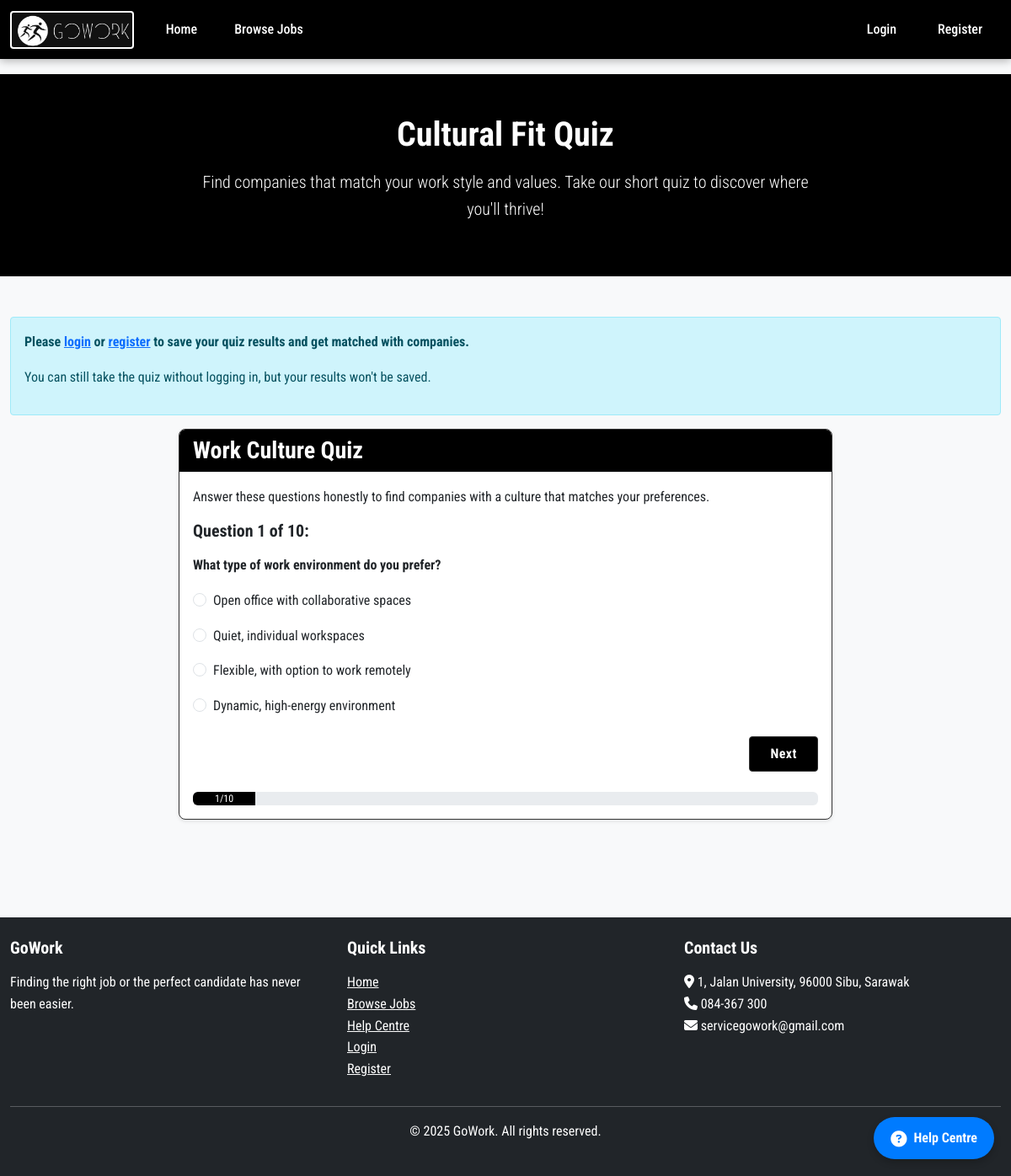
Page /pages/culture_quiz.php on the committed database.
### tables this page shows
CREATE TABLE `culture_quiz_questions` (
  `question_id` int(11) NOT NULL,
  `question_text` varchar(255) NOT NULL,
  `created_at` timestamp NOT NULL DEFAULT current_timestamp()
);

CREATE TABLE `culture_quiz_options` (
  `option_id` int(11) NOT NULL,
  `question_id` int(11) NOT NULL,
  `option_text` varchar(255) NOT NULL,
  `culture_value` varchar(50) NOT NULL,
  `created_at` timestamp NOT NULL DEFAULT current_timestamp()
);

### includes/functions.php (called while the page is built, shortened)
<?php
require_once 'database.php';
function isLoggedIn() {
    return isset($_SESSION['user_id']);
}
function hasUserType($userType) {
    if (!isLoggedIn()) {
        return false;
    }
    return $_SESSION['user_type'] == $userType;
}
function getCultureQuizQuestions() {
    $questions = fetchAll("SELECT * FROM culture_quiz_questions ORDER BY question_id");
    foreach ($questions as &$question) {
        $question['options'] = fetchAll(
            "SELECT * FROM culture_quiz_options WHERE question_id = ? ORDER BY option_id",
            'i',
            [$question['question_id']]
        );
    }
    return $questions;
}

### includes/database.php (called while the page is built, shortened)
<?php
function getDbConnection() {
    static $conn;
    if ($conn instanceof mysqli) {
        return $conn;
    }
    $conn = new mysqli(
        DB_HOST,
        DB_USER,
        DB_PASS,
        DB_NAME,
        3306
    );
    $conn->ssl_set(NULL, NULL, __DIR__ . '/DigiCertGlobalRootCA.crt.pem', NULL, NULL);
    $conn->set_charset("utf8mb4");
    return $conn;
}
function executeQuery($sql, $types = '', $params = []) {
    $conn = getDbConnection();
    $stmt = $conn->prepare($sql);
    if (!empty($params)) {
        $bindParams = [$types];
        for ($i = 0; $i < count($params); $i++) {
            $bindParams[] = &$params[$i];
        }
        call_user_func_array([$stmt, 'bind_param'], $bindParams);
    }
    if (!$stmt->execute()) {
        $error = "Error executing statement: " . $stmt->error;
        error_log($error);
        $stmt->close();
        throw new Exception($error);
    }
    return $stmt;
}
function fetchAll($sql, $types = '', $params = []) {
    $stmt = executeQuery($sql, $types, $params);
    $result = $stmt->get_result();
    $rows = [];
    while ($row = $result->fetch_assoc()) {
        $rows[] = $row;
    }
    return $rows;
}

### pages/culture_quiz.php (the view, shortened to what this page needs)
<?php
$root_path = $_SERVER['DOCUMENT_ROOT'] . '/';
require_once $root_path . 'includes/database.php';
require_once $root_path . 'includes/functions.php';
require_once $root_path . 'includes/header.php';
$quizQuestions = getCultureQuizQuestions();
$isLoggedIn = isLoggedIn();
$hasResults = false;
?>
<section class="container-fluid py-5 quiz-black-theme">
    <div class="container">
        <div class="row">
            <div class="col-md-8 mx-auto text-center">
                <h1>Cultural Fit Quiz</h1>
                <p class="lead">Find companies that match your work style and values. Take our short quiz to discover where you'll thrive!</p>
            </div>
        </div>
    </div>
</section>
<section class="container py-5">
    <?php if (!$isLoggedIn): ?>
        <div class="alert alert-info">
            <p><strong>Please <a href="<?php echo SITE_URL; ?>/pages/login.php">login</a> or <a href="<?php echo SITE_URL; ?>/pages/register.php">register</a> to save your quiz results and get matched with companies.</strong></p>
            <p>You can still take the quiz without logging in, but your results won't be saved.</p>
        </div>
    <?php endif; ?>
    <div id="quiz-container" <?php echo (($hasResults && hasUserType(USER_TYPE_JOBSEEKER)) || hasUserType(USER_TYPE_COMPANY)) ? 'style="display:none;"' : ''; ?>>
        <div class="row">
            <div class="col-md-8 mx-auto">
                <div class="card quiz-card">
                    <div class="card-header quiz-black-theme">
                        <h3 class="mb-0">Work Culture Quiz</h3>
                    </div>
                    <div class="card-body">
                        <p>Answer these questions honestly to find companies with a culture that matches your preferences.</p>
                        <form id="culture-quiz-form">
                            <?php foreach ($quizQuestions as $index => $question): ?>
                                <div class="question-container mb-4" data-question="<?php echo $index + 1; ?>" <?php echo $index > 0 ? 'style="display:none;"' : ''; ?>>
                                    <h5 class="mb-3">Question <?php echo $index + 1; ?> of <?php echo count($quizQuestions); ?>:</h5>
                                    <p class="fw-bold"><?php echo htmlspecialchars($question['question_text']); ?></p>
                                    <div class="options-container">
                                        <?php foreach ($question['options'] as $option): ?>
                                            <div class="form-check mb-3">
                                                <input class="form-check-input" type="radio" name="question_<?php echo $question['question_id']; ?>"
                                                       id="option_<?php echo $option['option_id']; ?>" value="<?php echo $option['option_id']; ?>"
                                                       data-culture-value="<?php echo htmlspecialchars($option['culture_value']); ?>">
                                                <label class="form-check-label" for="option_<?php echo $option['option_id']; ?>">
                                                    <?php echo htmlspecialchars($option['option_text']); ?>
                                                </label>
                                            </div>
                                        <?php endforeach; ?>
                                    </div>
                                    <div class="mt-4">
                                        <?php if ($index < count($quizQuestions) - 1): ?>
                                            <button type="button" class="btn quiz-btn-black next-question-btn float-end">Next</button>
                                        <?php else: ?>
                                            <button type="button" class="btn quiz-btn-black submit-quiz-btn float-end">Submit</button>
                                        <?php endif; ?>
                                        <div class="clearfix"></div>
                                    </div>
                                </div>
                            <?php endforeach; ?>
                        </form>
                        <div id="quiz-progress" class="progress mt-4">
                            <div class="progress-bar progress-bar-black" role="progressbar" style="width: 10%;" aria-valuenow="10" aria-valuemin="0" aria-valuemax="100">1/<?php echo count($quizQuestions); ?></div>
                        </div>
                    </div>
                </div>
            </div>
        </div>
    </div>
</section>
<?php
require_once $root_path . 'includes/footer.php';
?>

### assets/css/main.css (style rules this page uses)
body { font-family: "Roboto Condensed", sans-serif; line-height: 1.6; color: #333; background-color: #f8f9fa; min-height: 100vh; display: flex; flex-direction: column; }
.container { max-width: 1200px; }
h1, h2, h3, h4, h5, h6 { font-weight: 700; margin-bottom: 1rem; }
.card { border-radius: 8px; box-shadow: 0 2px 4px rgba(0, 0, 0, 0.1); margin-bottom: 20px; overflow: hidden; }
.card-header { background-color: #f8f9fa; border-bottom: 1px solid #e9ecef; font-weight: 600; }
.btn { border-radius: 4px; padding: 0.5rem 1.5rem; transition: all 0.3s ease; font-weight: 700; letter-spacing: 0.5px; }
.alert { border-radius: 4px; padding: 1rem; margin-bottom: 1rem; }

### includes/header.php (style rules this page uses)
.btn { border-radius: 4px; padding: 0.5rem 1.5rem; transition: all 0.3s ease; font-weight: 700; letter-spacing: 0.5px; }

### pages/culture_quiz.php (style rules this page uses)
.quiz-black-theme { background-color: #000; color: #fff; }
.quiz-card { border: 1px solid #333; }
.quiz-card .card-header { background-color: #000 !important; }
.quiz-btn-black { background-color: #000; color: #fff; border-color: #333; }
.progress-bar-black { background-color: #000 !important; }

### rows in the picture
culture_quiz_questions: count($quizQuestions) "10", question_text "What type of work environment do you prefer?"
culture_quiz_options: option_text "Open office with collaborative spaces"
culture_quiz_options: option_text "Quiet, individual workspaces"
culture_quiz_options: option_text "Flexible, with option to work remotely"
culture_quiz_options: option_text "Dynamic, high-energy environment"

### other values in the picture
count($quizQuestions) "10"
SITE_NAME "GoWork"
